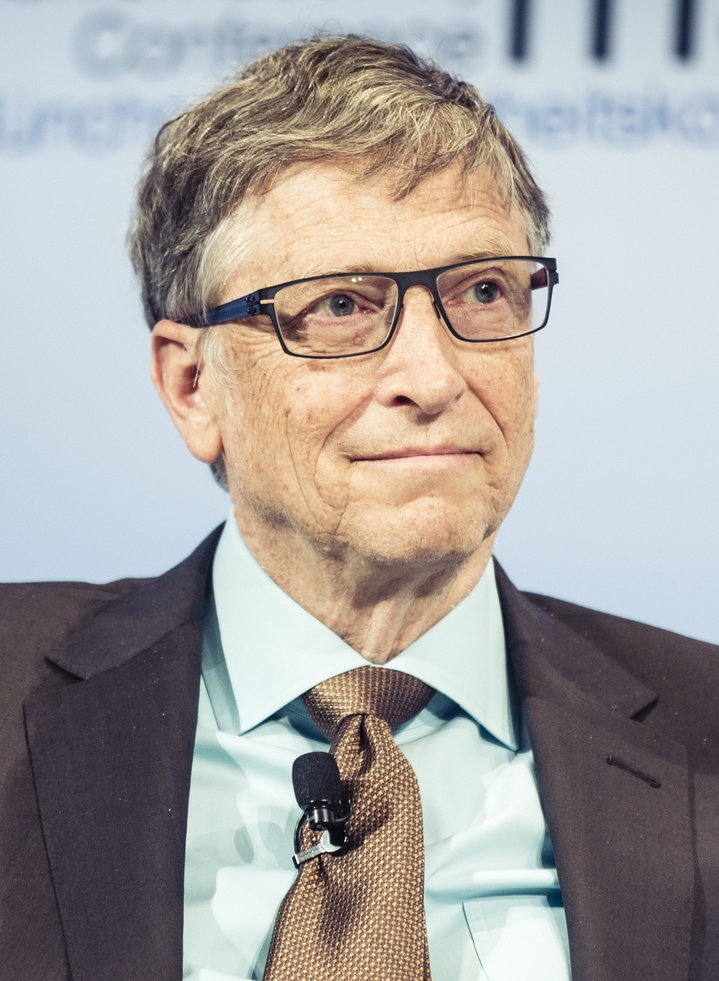
#> input picture train/Bill Gates/1.jpg, 719 x 981 px, shrunk from 1141 x 1557 before the run, found by its file name; its folder holds only this picture in this run
$ python faces_train.py
#> lines starting #> are read from the running program, lines starting #| are printed output that depends on the picture
#pylint:disable=no-member
#we will use open cv's bulit in recognizer
import os
import cv2 as cv
import numpy as np

people = ['Bill Gates','Elon Musk','Jeff Bezoz','Kate Middleton','Leonardo Dicaprio','Taylor Swift']
DIR = r'C:\Users\hp\Desktop\photosTrain2\Faces\train'

haar_cascade = cv.CascadeClassifier('haar_face.xml')
# for i in os.listdir(r'C:\Users\hp\Desktop\photosTrain'):
#     p.append(i)
# print(p)
features = []#features of the face
labels = []#whose face is it, numerical value basically index
#a function to travserse over every pic stored in the file

def create_train():
    for person in people:#assining the folder
        path = os.path.join(DIR, person)#Use of os.path.join() method to join various path components
        label = people.index(person)#index of person in people list

        #We are in the folder, now we have to loop over every pic
        for img in os.listdir(path):
            img_path = os.path.join(path,img)

            img_array = cv.imread(img_path)
#> img_array is the input picture: shape (981, 719, 3); mean B, G, R 158.8, 161.7, 165.9
            if img_array is None:
                continue

            gray = cv.cvtColor(img_array, cv.COLOR_BGR2GRAY)
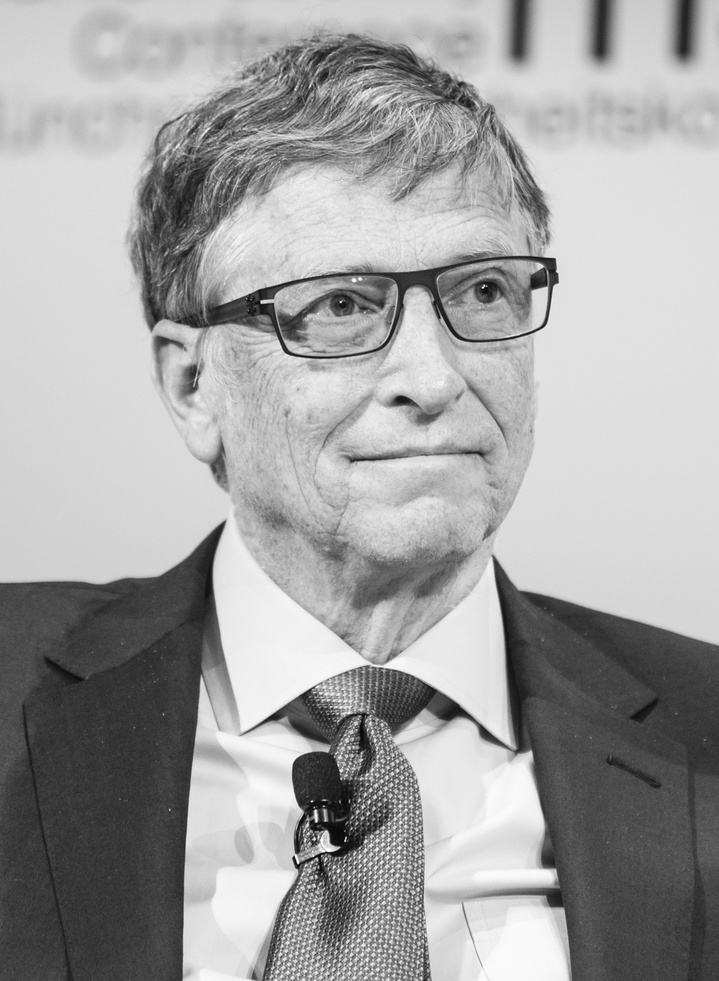
#> gray: shape (981, 719); min 0, max 255, mean 162.6

            faces_rect = haar_cascade.detectMultiScale(gray, scaleFactor=1.1, minNeighbors=4)
#> faces_rect = [[154, 128, 463, 463]]

            for (x,y,w,h) in faces_rect:
                faces_roi = gray[y:y+h, x:x+w]
                features.append(faces_roi)
                labels.append(label)
#> this loop made 1 pass
#> pass 1, in create_train, `faces_roi = gray[y:y+h, x:x+w]`:
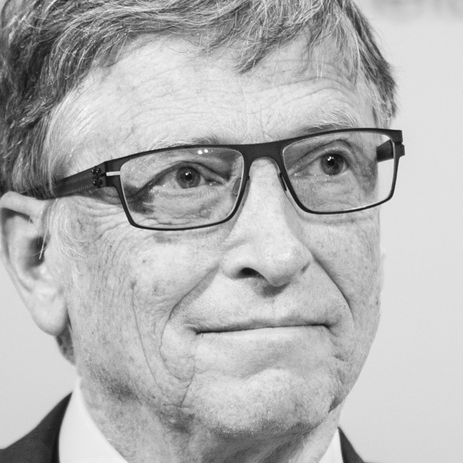
#> faces_roi: shape (463, 463); min 0, max 253, mean 178.8
#> after the loop, features = 1 item; labels = [0]
#> pass 2 of the loop in create_train, `for person in people:#assining the folder`:
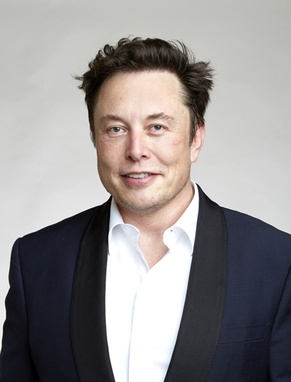
#> input picture train/Elon Musk/1.jpg, 291 x 382 px, shrunk from 461 x 606 before the run, found by its file name
#> in create_train, img_array is the input picture: shape (382, 291, 3); mean B, G, R 144.1, 144.3, 148.1
#> in create_train, `gray = cv.cvtColor(img_array, cv.COLOR_BGR2GRAY)`:
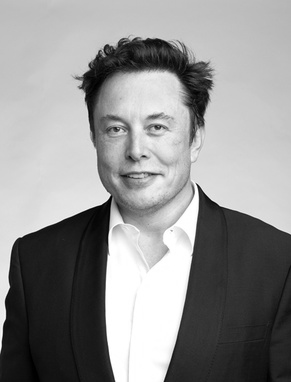
#> gray: shape (382, 291); min 0, max 255, mean 145.4
#> faces_rect = [[79, 81, 118, 118]]
#> the loop in create_train, `for (x,y,w,h) in faces_rect:` made 1 pass
#> pass 1, in create_train, `faces_roi = gray[y:y+h, x:x+w]`:
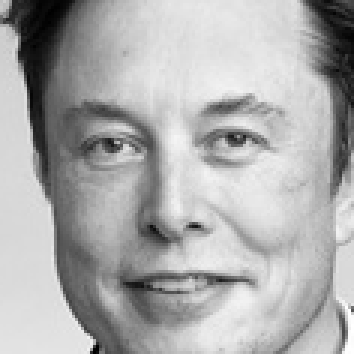
#> faces_roi: shape (118, 118) (shown 3 times larger); min 0, max 255, mean 172
#> after the loop in create_train, `for (x,y,w,h) in faces_rect:`: features = 2 items; labels = [0, 1]

#> (the run stopped early here; a loop or call above may not have finished)
